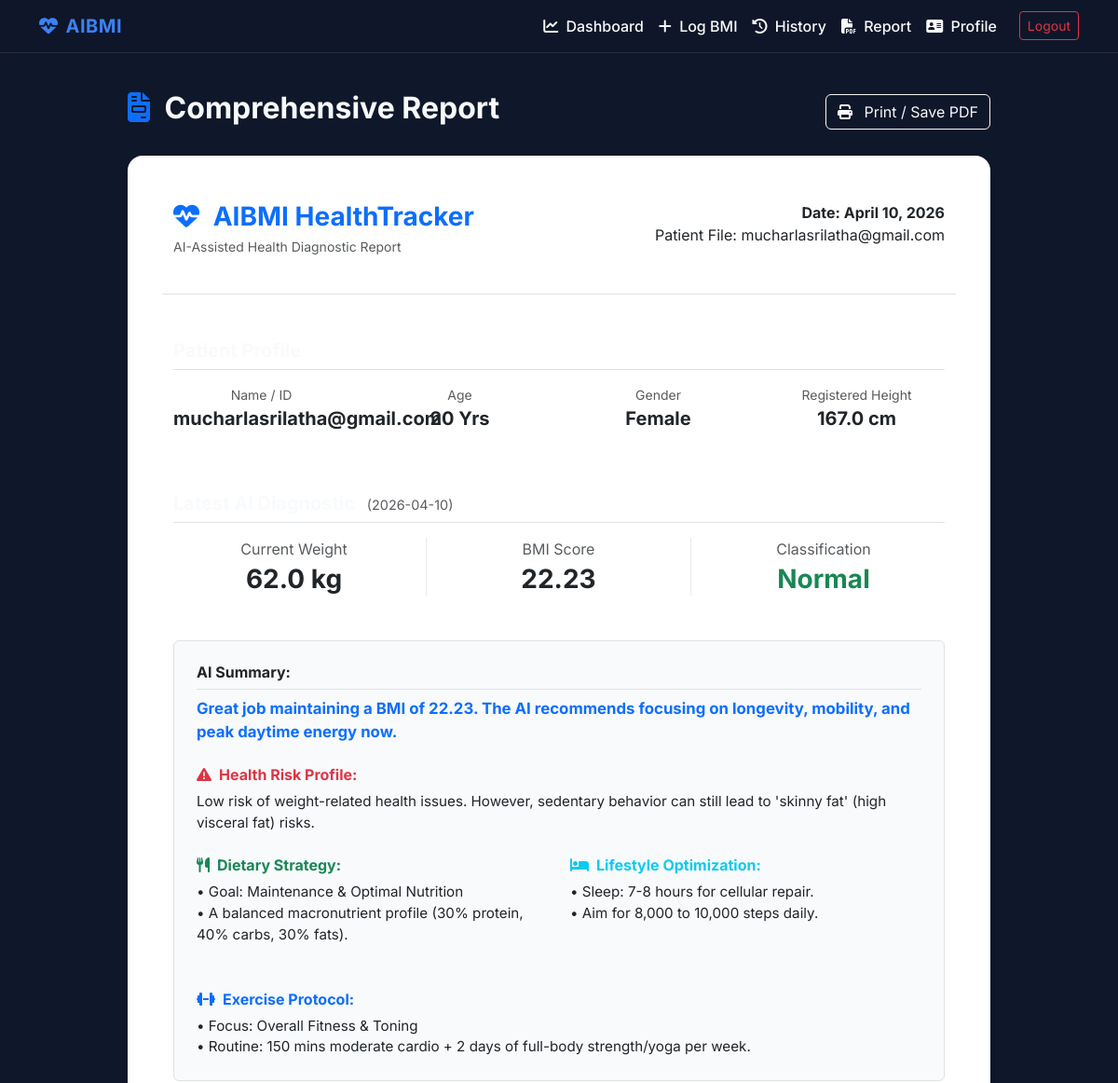
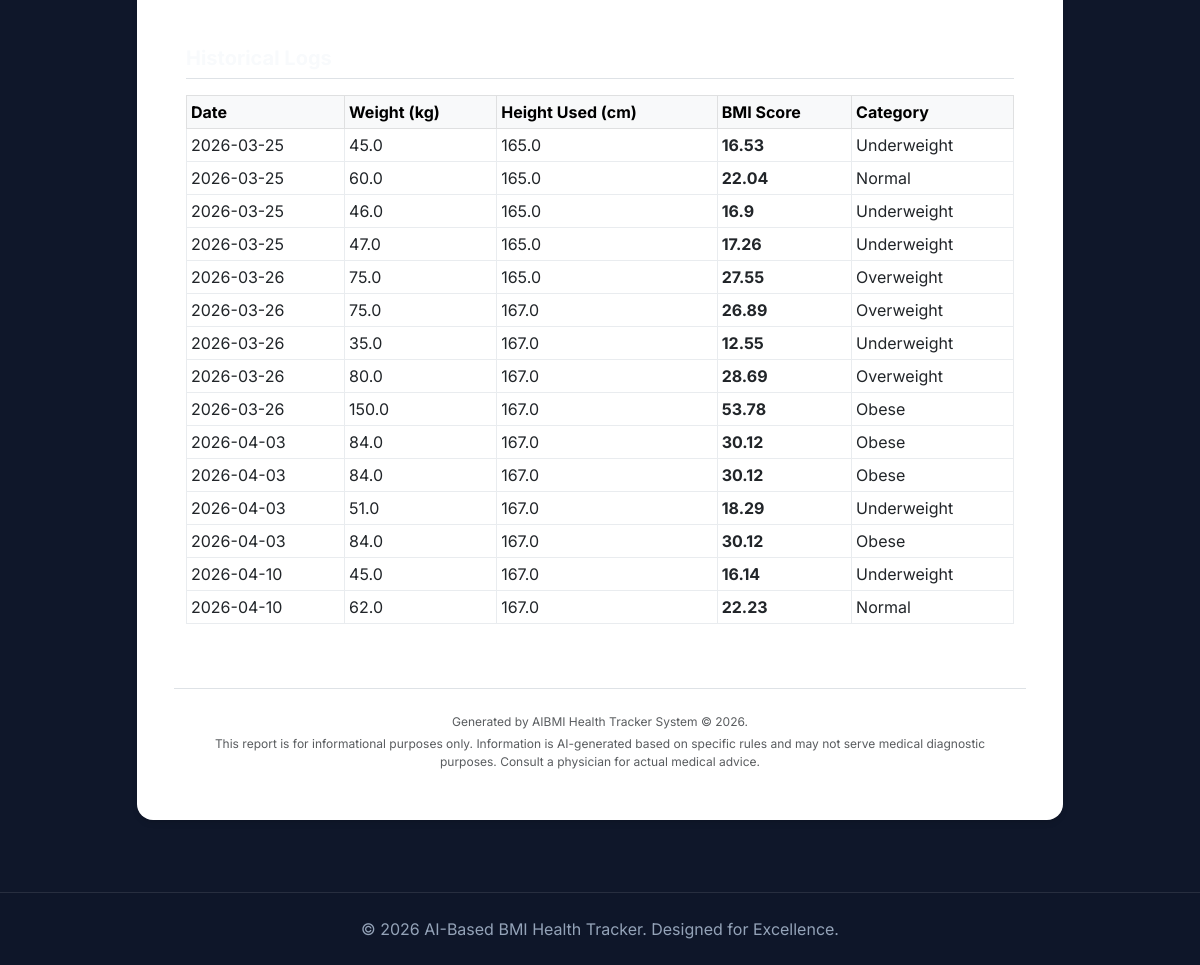
Page /report (signed in) on the committed database (2 pictures, top to bottom).
### models.py (models this page shows)
class BMIRecord(db.Model):
    __tablename__ = 'bmi_records'
    id = db.Column(db.Integer, primary_key=True)
    user_id = db.Column(db.Integer, db.ForeignKey('users.id'), nullable=False)
    weight = db.Column(db.Float, nullable=False)  # Current weight recorded
    height_used = db.Column(db.Float, nullable=False) # Saved height at the time
    bmi_value = db.Column(db.Float, nullable=False)
    category = db.Column(db.String(50), nullable=False)
    health_risk = db.Column(db.Text, nullable=True)
    diet_recommendation = db.Column(db.Text, nullable=True)
    foods_to_eat = db.Column(db.Text, nullable=True)
    foods_to_avoid = db.Column(db.Text, nullable=True)
    exercise_plan = db.Column(db.Text, nullable=True)
    lifestyle_advice = db.Column(db.Text, nullable=True)
    daily_tips = db.Column(db.Text, nullable=True)
    health_summary = db.Column(db.Text, nullable=True)
    recorded_at = db.Column(db.DateTime, default=datetime.utcnow)

class User(UserMixin, db.Model):
    __tablename__ = 'users'
    id = db.Column(db.Integer, primary_key=True)
    username = db.Column(db.String(150), unique=True, nullable=False)
    password_hash = db.Column(db.String(256), nullable=False)
    age = db.Column(db.Integer, nullable=False)
    gender = db.Column(db.String(10), nullable=False)
    height = db.Column(db.Float, nullable=False) # Height stored uniquely per user to prevent random changes
    is_admin = db.Column(db.Boolean, default=False)
    created_at = db.Column(db.DateTime, default=datetime.utcnow)
    current_streak = db.Column(db.Integer, default=0)
    last_log_date = db.Column(db.DateTime, nullable=True)
    records = db.relationship('BMIRecord', backref='user', lazy=True)
    photos = db.relationship('ProgressPhoto', backref='user', lazy=True)

### views.py (the view)
@views.route('/report')
@login_required
def report():
    records = BMIRecord.query.filter_by(user_id=current_user.id).order_by(BMIRecord.recorded_at.asc()).all()
    latest_record = records[-1] if records else None
    return render_template('report.html', user=current_user, records=records, latest_record=latest_record)

### app.py (called while the page is built)
def create_app():
    app = Flask(__name__)
    app.config.from_object(Config)
    db.init_app(app)
    login_manager = LoginManager()
    login_manager.login_view = 'auth.login'
    login_manager.login_message_category = 'info'
    login_manager.init_app(app)
    @login_manager.user_loader
    def load_user(user_id):
        return User.query.get(int(user_id))
    from auth import auth as auth_blueprint
    app.register_blueprint(auth_blueprint)
    from views import views as views_blueprint
    app.register_blueprint(views_blueprint)
    with app.app_context():
        db.create_all()
    return app

### templates/report.html (shortened to what this page needs)
{% extends "base.html" %}
{% block content %}
<div class="row justify-content-center mb-5 mt-3">
    <div class="col-lg-10">
        <div class="d-flex justify-content-between align-items-center mb-4 d-print-none flex-column flex-md-row gap-3">
            <h2 class="fw-bold"><i class="fa-solid fa-file-invoice text-primary me-2"></i> Comprehensive Report</h2>
            <button onclick="window.print()" class="btn btn-outline-light"><i class="fa-solid fa-print me-2"></i> Print / Save PDF</button>
        </div>
        <div class="glass-card bg-white text-dark p-4 p-md-5" id="printable-report">
            <div class="row mb-5 border-bottom pb-4">
                <div class="col-md-6 text-center text-md-start">
                    <h3 class="fw-bold text-primary mb-0"><i class="fa-solid fa-heart-pulse me-2"></i> AIBMI HealthTracker</h3>
                    <p class="text-muted small mt-1">AI-Assisted Health Diagnostic Report</p>
                </div>
                <div class="col-md-6 text-center text-md-end mt-3 mt-md-0">
                    <p class="mb-0 fw-bold">Date: {% if latest_record %}{{ latest_record.recorded_at.strftime('%B %d, %Y') }}{% else %}N/A{% endif %}</p>
                    <p class="mb-0">Patient File: {{ user.username }}</p>
                </div>
            </div>
            <div class="row mb-5 text-center">
                <div class="col-12 text-start">
                     <h5 class="fw-bold border-bottom pb-2 mb-3">Patient Profile</h5>
                </div>
                <div class="col-6 col-md-3 mb-3 mb-md-0">
                    <p class="text-muted mb-0 small">Name / ID</p>
                    <p class="fw-bold text-dark fs-5">{{ user.username }}</p>
                </div>
                <div class="col-6 col-md-3 mb-3 mb-md-0">
                    <p class="text-muted mb-0 small">Age</p>
                    <p class="fw-bold text-dark fs-5">{{ user.age }} Yrs</p>
                </div>
                <div class="col-6 col-md-3">
                    <p class="text-muted mb-0 small">Gender</p>
                    <p class="fw-bold text-dark fs-5">{{ user.gender }}</p>
                </div>
                <div class="col-6 col-md-3">
                    <p class="text-muted mb-0 small">Registered Height</p>
                    <p class="fw-bold text-dark fs-5">{{ user.height }} cm</p>
                </div>
            </div>
            {% if latest_record %}
            <div class="row mb-5">
                <div class="col-12">
                     <h5 class="fw-bold border-bottom pb-2 mb-3">Latest AI Diagnostic <span class="text-muted fw-normal ms-2" style="font-size:0.9rem;">({{ latest_record.recorded_at.strftime('%Y-%m-%d') }})</span></h5>
                </div>
                <div class="col-md-4 text-center border-end border-light-subtle mb-3 mb-md-0">
                     <p class="text-muted mb-1">Current Weight</p>
                     <h3 class="fw-bold text-dark mb-0">{{ latest_record.weight }} kg</h3>
                </div>
                <div class="col-md-4 text-center border-end border-light-subtle mb-3 mb-md-0">
                     <p class="text-muted mb-1">BMI Score</p>
                     <h3 class="fw-bold text-dark mb-0">{{ latest_record.bmi_value }}</h3>
                </div>
                <div class="col-md-4 text-center">
                     <p class="text-muted mb-1">Classification</p>
                     {% if latest_record.category == 'Normal' %}
                        <h3 class="fw-bold text-success mb-0">{{ latest_record.category }}</h3>
                     {% elif latest_record.category == 'Underweight' %}
                        <h3 class="fw-bold text-warning mb-0">{{ latest_record.category }}</h3>
                     {% elif latest_record.category == 'Overweight' %}
                        <h3 class="fw-bold text-warning mb-0">{{ latest_record.category }}</h3>
                     {% else %}
                        <h3 class="fw-bold text-danger mb-0">{{ latest_record.category }}</h3>
                     {% endif %}
                </div>
            </div>
            <div class="row mb-5">
                <div class="col-12">
                    <div class="p-4 rounded border" style="background-color: #f8fafc;">
                        <h6 class="fw-bold text-dark mb-2 border-bottom pb-2">AI Summary:</h6>
                        <p class="mb-4 text-primary fw-bold" style="font-size: 1.05rem;">{{ latest_record.health_summary }}</p>
                        <h6 class="fw-bold text-danger mb-2"><i class="fa-solid fa-triangle-exclamation me-2"></i>Health Risk Profile:</h6>
                        <p class="mb-4 text-dark" style="font-size: 0.95rem; white-space: pre-line;">{{ latest_record.health_risk }}</p>
                        <div class="row">
                            <div class="col-md-6">
                                <h6 class="fw-bold text-success mb-2"><i class="fa-solid fa-utensils me-2"></i>Dietary Strategy:</h6>
                                <p class="mb-4 text-dark" style="font-size: 0.95rem; white-space: pre-line;">{{ latest_record.diet_recommendation }}</p>
                            </div>
                            <div class="col-md-6">
                                <h6 class="fw-bold text-info mb-2"><i class="fa-solid fa-bed me-2"></i>Lifestyle Optimization:</h6>
                                <p class="mb-4 text-dark" style="font-size: 0.95rem; white-space: pre-line;">{{ latest_record.lifestyle_advice }}</p>
                            </div>
                        </div>
                        <h6 class="fw-bold text-primary mb-2 mt-4"><i class="fa-solid fa-dumbbell me-2"></i>Exercise Protocol:</h6>
                        <p class="mb-0 text-dark" style="font-size: 0.95rem; white-space: pre-line;">{{ latest_record.exercise_plan }}</p>
                    </div>
                </div>
            </div>
            {% else %}
            <div class="row mb-5">
                <div class="col-12 text-center text-muted">
                    <p class="py-4">No health diagnostic records found. Please complete an assessment.</p>
                </div>
            </div>
            {% endif %}
            <div class="row">
                <div class="col-12">
                     <h5 class="fw-bold border-bottom pb-2 mb-3">Historical Logs</h5>
                     {% if records %}
                     <div class="table-responsive">
                         <table class="table table-sm table-bordered border-light-subtle">
                             <thead class="table-light text-muted">
                                 <tr>
                                     <th>Date</th>
                                     <th>Weight (kg)</th>
                                     <th>Height Used (cm)</th>
                                     <th>BMI Score</th>
                                     <th>Category</th>
                                 </tr>
                             </thead>
                             <tbody>
                                 {% for record in records %}
                                 <tr>
                                     <td class="text-dark">{{ record.recorded_at.strftime('%Y-%m-%d') }}</td>
                                     <td class="text-dark">{{ record.weight }}</td>
                                     <td class="text-dark">{{ record.height_used }}</td>
                                     <td class="text-dark fw-bold">{{ record.bmi_value }}</td>
                                     <td class="text-dark">{{ record.category }}</td>
                                 </tr>
                                 {% endfor %}
                             </tbody>
                         </table>
                     </div>
                     {% endif %}
                </div>
            </div>
            <div class="row mt-5 pt-4 border-top">
                <div class="col-12 text-center text-muted" style="font-size: 0.75rem;">
                    <p class="mb-1">Generated by AIBMI Health Tracker System &copy; 2026.</p>
                    <p class="mb-0">This report is for informational purposes only. Information is AI-generated based on specific rules and may not serve medical diagnostic purposes. Consult a physician for actual medical advice.</p>
                </div>
            </div>
        </div>
    </div>
</div>
{% endblock %}

### static/css/style.css (style rules this page uses)
:root { --bg-color: #0f172a; --card-bg: rgba(30, 41, 59, 0.7); --text-main: #f8fafc; --text-muted: #94a3b8; --primary: #3b82f6; --primary-hover: #2563eb; --success: #10b981; --warning: #f59e0b; --danger: #ef4444; --glass-border: rgba(255, 255, 255, 0.1); }
body { background-color: var(--bg-color); color: var(--text-main); font-family: 'Inter', -apple-system, BlinkMacSystemFont, "Segoe UI", Roboto, Helvetica, Arial, sans-serif; min-height: 100vh; display: flex; flex-direction: column; }
.glass-card { background: var(--card-bg); backdrop-filter: blur(10px); -webkit-backdrop-filter: blur(10px); border: 1px solid var(--glass-border); border-radius: 1rem; box-shadow: 0 4px 6px -1px rgba(0, 0, 0, 0.1), 0 2px 4px -1px rgba(0, 0, 0, 0.06); padding: 2rem; transition: transform 0.2s ease-in-out, box-shadow 0.2s ease-in-out; }
h1, h2, h3, h4, h5, h6 { font-weight: 600; color: var(--text-main); }

### rows in the picture
BMIRecord: recorded_at "April 10, 2026", recorded_at "2026-04-10", weight "62.0", bmi_value "22.23", category "Normal", health_summary "Great job maintaining a BMI of 22.23. The AI recommends focusing on longevity, mobility, and peak daytime energy now.", health_risk "Low risk of weight-related health issues. However, sedentary behavior can still lead to 'skinny fat' (high visceral fat) risks.", diet_recommendation "• Goal: Maintenance & Optimal Nutrition • A balanced macronutrient profile (30% protein, 40% carbs, 30% fats).", lifestyle_advice "• Sleep: 7-8 hours for cellular repair. • Aim for 8,000 to 10,000 steps daily.", exercise_plan "• Focus: Overall Fitness & Toning • Routine: 150 mins moderate cardio + 2 days of full-body strength/yoga per week.", height_used "167.0"
User: username "mucharlasrilatha@gmail.com", age "20", gender "Female", height "167.0"
BMIRecord: recorded_at "2026-03-25", weight "45.0", height_used "165.0", bmi_value "16.53", category "Underweight"
BMIRecord: recorded_at "2026-03-25", weight "60.0", height_used "165.0", bmi_value "22.04", category "Normal"
BMIRecord: recorded_at "2026-03-25", weight "46.0", height_used "165.0", bmi_value "16.9", category "Underweight"
BMIRecord: recorded_at "2026-03-25", weight "47.0", height_used "165.0", bmi_value "17.26", category "Underweight"
BMIRecord: recorded_at "2026-03-26", weight "75.0", height_used "165.0", bmi_value "27.55", category "Overweight"
BMIRecord: recorded_at "2026-03-26", weight "75.0", height_used "167.0", bmi_value "26.89", category "Overweight"
BMIRecord: recorded_at "2026-03-26", weight "35.0", height_used "167.0", bmi_value "12.55", category "Underweight"
BMIRecord: recorded_at "2026-03-26", weight "80.0", height_used "167.0", bmi_value "28.69", category "Overweight"
BMIRecord: recorded_at "2026-03-26", weight "150.0", height_used "167.0", bmi_value "53.78", category "Obese"
BMIRecord: recorded_at "2026-04-03", weight "84.0", height_used "167.0", bmi_value "30.12", category "Obese"
BMIRecord: recorded_at "2026-04-03", weight "84.0", height_used "167.0", bmi_value "30.12", category "Obese"
BMIRecord: recorded_at "2026-04-03", weight "51.0", height_used "167.0", bmi_value "18.29", category "Underweight"
BMIRecord: recorded_at "2026-04-03", weight "84.0", height_used "167.0", bmi_value "30.12", category "Obese"
BMIRecord: recorded_at "2026-04-10", weight "45.0", height_used "167.0", bmi_value "16.14", category "Underweight"
